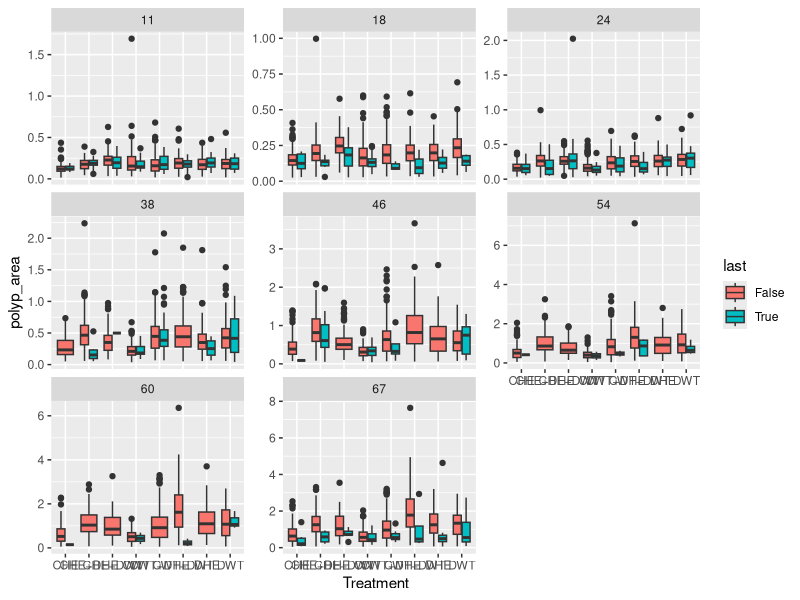

Reproduce this figure in R.
## ---- chunk 1
library(tidyverse)
library(dplyr)
## ---- chunk 2
P1_all <- read.csv("s_d.csv")
## ---- chunk 3
P1_11<- P1_all%>%
  filter(Day == 11)%>%
  drop_na()
P1_18<- P1_all%>%
  filter(Day == 18)%>%
  drop_na()
P1_24<- P1_all%>%
  filter(Day == 24)%>%
  drop_na()
P1_38<- P1_all%>%
  filter(Day == 38)%>%
  drop_na()
P1_46<- P1_all%>%
  filter(Day == 46)%>%
  drop_na()
P1_54<- P1_all%>%
  filter(Day == 54)%>%
  drop_na()
P1_60<- P1_all%>%
  filter(Day == 60)%>%
  drop_na()
## ---- chunk 4
model_11 <- aov(polyp_area ~ Treatment*last, data = P1_11)
model_18 <- aov(polyp_area ~ Treatment*last, data = P1_18)
model_24 <- aov(polyp_area ~ Treatment*last, data = P1_24)
model_38 <- aov(polyp_area ~ Treatment*last, data = P1_38)
model_46 <- aov(polyp_area ~ Treatment*last, data = P1_46)
model_54 <- aov(polyp_area ~ Treatment*last, data = P1_54)
model_60 <- aov(polyp_area ~ Treatment*last, data = P1_60)

summary(model_11)
summary(model_18)
summary(model_24)
summary(model_38)
summary(model_46)
summary(model_54)
summary(model_60)
## ---- chunk 5
ggplot(P1_all, aes(y=polyp_area, x=Treatment , fill=last)) +
     geom_boxplot()+
    facet_wrap(~ Day, scales = "free_y")
